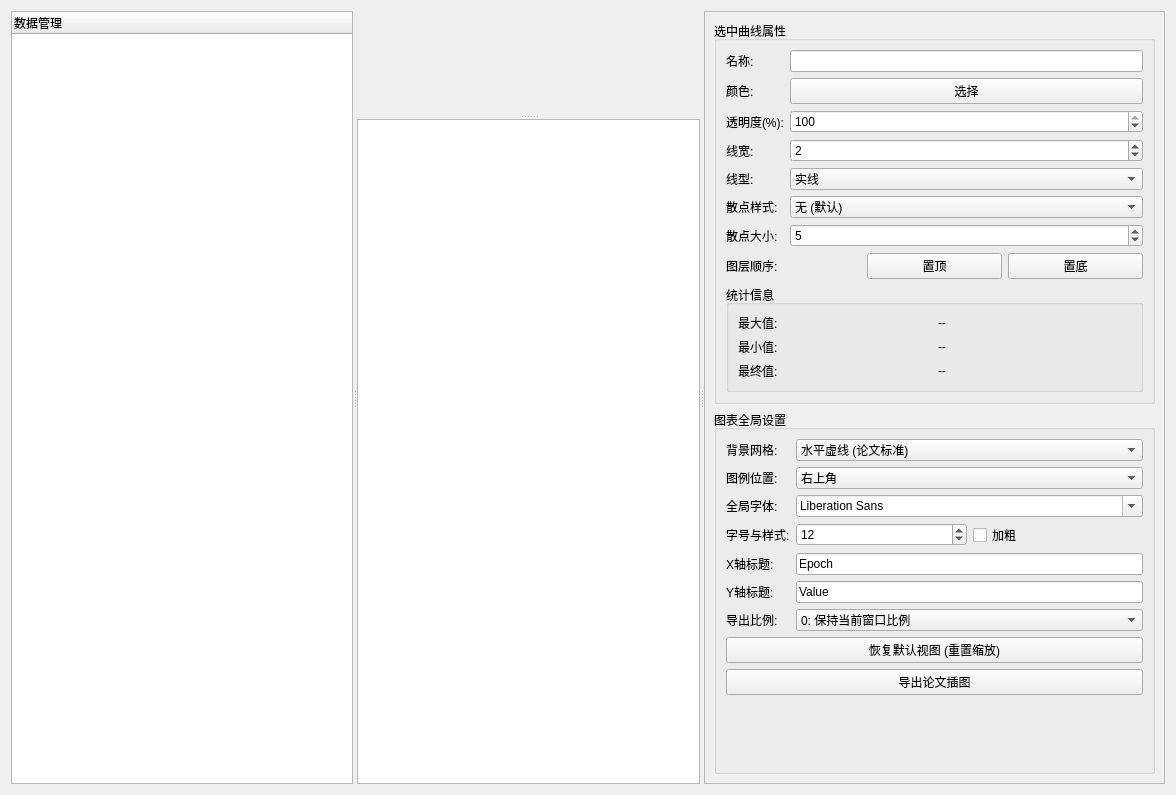
<?xml version="1.0" encoding="UTF-8"?>
<ui version="4.0">
 <class>CsvAnalyzeWidget</class>
 <widget class="QWidget" name="CsvAnalyzeWidget">
  <property name="geometry">
   <rect>
    <x>0</x>
    <y>0</y>
    <width>1176</width>
    <height>795</height>
   </rect>
  </property>
  <property name="windowTitle">
   <string>CsvAnalyzeWidget</string>
  </property>
  <layout class="QVBoxLayout" name="verticalLayout">
   <item>
    <widget class="QSplitter" name="Hsplitter">
     <property name="sizePolicy">
      <sizepolicy hsizetype="Expanding" vsizetype="Expanding">
       <horstretch>0</horstretch>
       <verstretch>0</verstretch>
      </sizepolicy>
     </property>
     <property name="orientation">
      <enum>Qt::Orientation::Horizontal</enum>
     </property>
     <widget class="QTreeWidget" name="treeWidget">
      <property name="headerHidden">
       <bool>false</bool>
      </property>
      <column>
       <property name="text">
        <string>数据管理</string>
       </property>
      </column>
     </widget>
     <widget class="QSplitter" name="Vsplitter">
      <property name="orientation">
       <enum>Qt::Orientation::Vertical</enum>
      </property>
      <widget class="QCustomPlot" name="customPlot" native="true">
       <property name="sizePolicy">
        <sizepolicy hsizetype="Expanding" vsizetype="Expanding">
         <horstretch>0</horstretch>
         <verstretch>0</verstretch>
        </sizepolicy>
       </property>
      </widget>
      <widget class="QTableView" name="tableView"/>
     </widget>
     <widget class="QWidget" name="rightPanelWidget" native="true">
      <property name="sizePolicy">
       <sizepolicy hsizetype="Fixed" vsizetype="Preferred">
        <horstretch>0</horstretch>
        <verstretch>0</verstretch>
       </sizepolicy>
      </property>
      <layout class="QVBoxLayout" name="verticalLayout_2">
       <item>
        <widget class="QScrollArea" name="scrollArea">
         <property name="widgetResizable">
          <bool>true</bool>
         </property>
         <widget class="QWidget" name="scrollAreaWidgetContents">
          <property name="geometry">
           <rect>
            <x>0</x>
            <y>0</y>
            <width>272</width>
            <height>757</height>
           </rect>
          </property>
          <layout class="QVBoxLayout" name="verticalLayout_3">
           <item>
            <widget class="QGroupBox" name="groupCurveProps">
             <property name="title">
              <string>选中曲线属性</string>
             </property>
             <layout class="QVBoxLayout" name="curvePropsLayout">
              <item>
               <layout class="QFormLayout" name="formLayout">
                <item row="0" column="0">
                 <widget class="QLabel" name="labelName">
                  <property name="text">
                   <string>名称:</string>
                  </property>
                 </widget>
                </item>
                <item row="0" column="1">
                 <widget class="QLineEdit" name="editName"/>
                </item>
                <item row="1" column="0">
                 <widget class="QLabel" name="labelColor">
                  <property name="text">
                   <string>颜色:</string>
                  </property>
                 </widget>
                </item>
                <item row="1" column="1">
                 <widget class="QPushButton" name="btnColor">
                  <property name="text">
                   <string>选择</string>
                  </property>
                 </widget>
                </item>
                <item row="2" column="0">
                 <widget class="QLabel" name="labelAlpha">
                  <property name="text">
                   <string>透明度(%):</string>
                  </property>
                 </widget>
                </item>
                <item row="2" column="1">
                 <widget class="QSpinBox" name="spinAlpha">
                  <property name="maximum">
                   <number>100</number>
                  </property>
                  <property name="value">
                   <number>100</number>
                  </property>
                 </widget>
                </item>
                <item row="3" column="0">
                 <widget class="QLabel" name="labelWidth">
                  <property name="text">
                   <string>线宽:</string>
                  </property>
                 </widget>
                </item>
                <item row="3" column="1">
                 <widget class="QSpinBox" name="spinWidth">
                  <property name="minimum">
                   <number>1</number>
                  </property>
                  <property name="maximum">
                   <number>10</number>
                  </property>
                  <property name="value">
                   <number>2</number>
                  </property>
                 </widget>
                </item>
                <item row="4" column="0">
                 <widget class="QLabel" name="labelStyle">
                  <property name="text">
                   <string>线型:</string>
                  </property>
                 </widget>
                </item>
                <item row="4" column="1">
                 <widget class="QComboBox" name="comboStyle">
                  <item>
                   <property name="text">
                    <string>实线</string>
                   </property>
                  </item>
                  <item>
                   <property name="text">
                    <string>虚线</string>
                   </property>
                  </item>
                 </widget>
                </item>
                <item row="5" column="0">
                 <widget class="QLabel" name="labelScatter">
                  <property name="text">
                   <string>散点样式:</string>
                  </property>
                 </widget>
                </item>
                <item row="5" column="1">
                 <widget class="QComboBox" name="comboScatter">
                  <item>
                   <property name="text">
                    <string>无 (默认)</string>
                   </property>
                  </item>
                  <item>
                   <property name="text">
                    <string>圆圈 (Circle)</string>
                   </property>
                  </item>
                  <item>
                   <property name="text">
                    <string>方块 (Square)</string>
                   </property>
                  </item>
                  <item>
                   <property name="text">
                    <string>菱形 (Diamond)</string>
                   </property>
                  </item>
                  <item>
                   <property name="text">
                    <string>三角形 (Triangle)</string>
                   </property>
                  </item>
                 </widget>
                </item>
                <item row="6" column="0">
                 <widget class="QLabel" name="labelScatterSize">
                  <property name="text">
                   <string>散点大小:</string>
                  </property>
                 </widget>
                </item>
                <item row="6" column="1">
                 <widget class="QSpinBox" name="spinScatterSize">
                  <property name="minimum">
                   <number>1</number>
                  </property>
                  <property name="maximum">
                   <number>20</number>
                  </property>
                  <property name="value">
                   <number>5</number>
                  </property>
                 </widget>
                </item>
               </layout>
              </item>
              <item>
               <layout class="QHBoxLayout" name="layerLayout">
                <item>
                 <widget class="QLabel" name="labelLayer">
                  <property name="text">
                   <string>图层顺序:</string>
                  </property>
                 </widget>
                </item>
                <item>
                 <widget class="QPushButton" name="btnBringTop">
                  <property name="text">
                   <string>置顶</string>
                  </property>
                 </widget>
                </item>
                <item>
                 <widget class="QPushButton" name="btnSendBottom">
                  <property name="text">
                   <string>置底</string>
                  </property>
                 </widget>
                </item>
               </layout>
              </item>
              <item>
               <layout class="QHBoxLayout" name="smoothLayout"/>
              </item>
              <item>
               <widget class="QGroupBox" name="groupStats">
                <property name="title">
                 <string>统计信息</string>
                </property>
                <layout class="QGridLayout" name="statsLayout">
                 <item row="0" column="0">
                  <widget class="QLabel" name="labelMaxTitle">
                   <property name="text">
                    <string>最大值:</string>
                   </property>
                  </widget>
                 </item>
                 <item row="0" column="1">
                  <widget class="QLabel" name="labelMaxValue">
                   <property name="text">
                    <string>--</string>
                   </property>
                  </widget>
                 </item>
                 <item row="1" column="0">
                  <widget class="QLabel" name="labelMinTitle">
                   <property name="text">
                    <string>最小值:</string>
                   </property>
                  </widget>
                 </item>
                 <item row="1" column="1">
                  <widget class="QLabel" name="labelMinValue">
                   <property name="text">
                    <string>--</string>
                   </property>
                  </widget>
                 </item>
                 <item row="2" column="0">
                  <widget class="QLabel" name="labelFinalTitle">
                   <property name="text">
                    <string>最终值:</string>
                   </property>
                  </widget>
                 </item>
                 <item row="2" column="1">
                  <widget class="QLabel" name="labelFinalValue">
                   <property name="text">
                    <string>--</string>
                   </property>
                  </widget>
                 </item>
                </layout>
               </widget>
              </item>
             </layout>
            </widget>
           </item>
           <item>
            <widget class="QGroupBox" name="groupGlobalSettings">
             <property name="title">
              <string>图表全局设置</string>
             </property>
             <layout class="QVBoxLayout" name="globalLayout">
              <item>
               <layout class="QFormLayout" name="globalFormLayout">
                <item row="0" column="0">
                 <widget class="QLabel" name="labelGrid">
                  <property name="text">
                   <string>背景网格:</string>
                  </property>
                 </widget>
                </item>
                <item row="0" column="1">
                 <widget class="QComboBox" name="comboGrid">
                  <item>
                   <property name="text">
                    <string>水平虚线 (论文标准)</string>
                   </property>
                  </item>
                  <item>
                   <property name="text">
                    <string>全网格</string>
                   </property>
                  </item>
                  <item>
                   <property name="text">
                    <string>无网格</string>
                   </property>
                  </item>
                 </widget>
                </item>
                <item row="1" column="0">
                 <widget class="QLabel" name="labelLegend">
                  <property name="text">
                   <string>图例位置:</string>
                  </property>
                 </widget>
                </item>
                <item row="1" column="1">
                 <widget class="QComboBox" name="comboLegend">
                  <property name="currentText">
                   <string>右上角</string>
                  </property>
                  <item>
                   <property name="text">
                    <string>右上角</string>
                   </property>
                  </item>
                  <item>
                   <property name="text">
                    <string>右下角</string>
                   </property>
                  </item>
                  <item>
                   <property name="text">
                    <string>隐藏图例</string>
                   </property>
                  </item>
                 </widget>
                </item>
                <item row="2" column="0">
                 <widget class="QLabel" name="labelFont">
                  <property name="text">
                   <string>全局字体:</string>
                  </property>
                 </widget>
                </item>
                <item row="2" column="1">
                 <widget class="QFontComboBox" name="comboFont">
                  <property name="currentFont">
                   <font>
                    <family>Arial</family>
                   </font>
                  </property>
                 </widget>
                </item>
                <item row="3" column="0">
                 <widget class="QLabel" name="labelFontSize">
                  <property name="text">
                   <string>字号与样式:</string>
                  </property>
                 </widget>
                </item>
                <item row="3" column="1">
                 <layout class="QHBoxLayout" name="fontStyleLayout">
                  <item>
                   <widget class="QSpinBox" name="spinFontSize">
                    <property name="minimum">
                     <number>6</number>
                    </property>
                    <property name="maximum">
                     <number>36</number>
                    </property>
                    <property name="value">
                     <number>12</number>
                    </property>
                   </widget>
                  </item>
                  <item>
                   <widget class="QCheckBox" name="checkFontBold">
                    <property name="text">
                     <string>加粗</string>
                    </property>
                   </widget>
                  </item>
                 </layout>
                </item>
                <item row="4" column="0">
                 <widget class="QLabel" name="labelXTitle">
                  <property name="text">
                   <string>X轴标题:</string>
                  </property>
                 </widget>
                </item>
                <item row="4" column="1">
                 <widget class="QLineEdit" name="editXTitle">
                  <property name="text">
                   <string>Epoch</string>
                  </property>
                 </widget>
                </item>
                <item row="5" column="0">
                 <widget class="QLabel" name="labelYTitle">
                  <property name="text">
                   <string>Y轴标题:</string>
                  </property>
                 </widget>
                </item>
                <item row="5" column="1">
                 <widget class="QLineEdit" name="editYTitle">
                  <property name="text">
                   <string>Value</string>
                  </property>
                 </widget>
                </item>
                <item row="6" column="0">
                 <widget class="QLabel" name="labelExportRatio">
                  <property name="text">
                   <string>导出比例:</string>
                  </property>
                 </widget>
                </item>
                <item row="6" column="1">
                 <widget class="QComboBox" name="comboExportRatio">
                  <item>
                   <property name="text">
                    <string>0: 保持当前窗口比例</string>
                   </property>
                  </item>
                  <item>
                   <property name="text">
                    <string>1: 论文单栏排版 (4:3)</string>
                   </property>
                  </item>
                  <item>
                   <property name="text">
                    <string>2: 论文双栏跨版 (2:1)</string>
                   </property>
                  </item>
                 </widget>
                </item>
               </layout>
              </item>
              <item>
               <widget class="QPushButton" name="btnResetZoom">
                <property name="text">
                 <string>恢复默认视图 (重置缩放)</string>
                </property>
               </widget>
              </item>
              <item>
               <widget class="QPushButton" name="btnExportImg">
                <property name="text">
                 <string>导出论文插图</string>
                </property>
               </widget>
              </item>
              <item>
               <spacer name="verticalSpacer">
                <property name="orientation">
                 <enum>Qt::Orientation::Vertical</enum>
                </property>
                <property name="sizeHint" stdset="0">
                 <size>
                  <width>20</width>
                  <height>63</height>
                 </size>
                </property>
               </spacer>
              </item>
             </layout>
            </widget>
           </item>
          </layout>
         </widget>
        </widget>
       </item>
      </layout>
     </widget>
    </widget>
   </item>
  </layout>
 </widget>
 <customwidgets>
  <customwidget>
   <class>QCustomPlot</class>
   <extends>QWidget</extends>
   <header>qcustomplot.h</header>
   <container>1</container>
  </customwidget>
 </customwidgets>
 <resources/>
 <connections/>
</ui>
